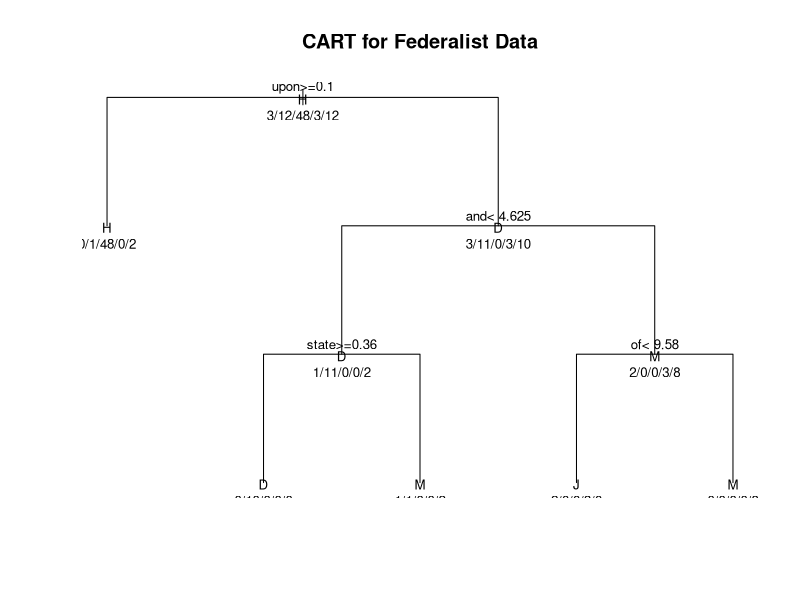
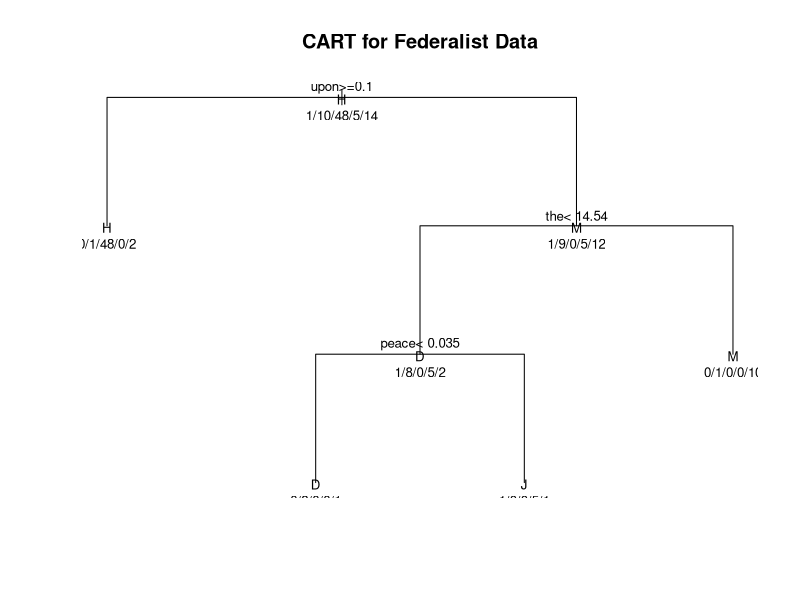
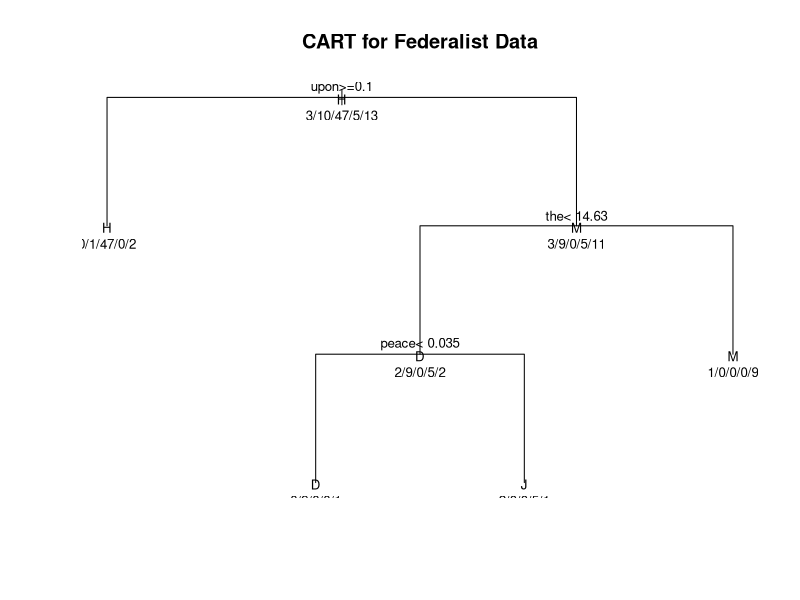
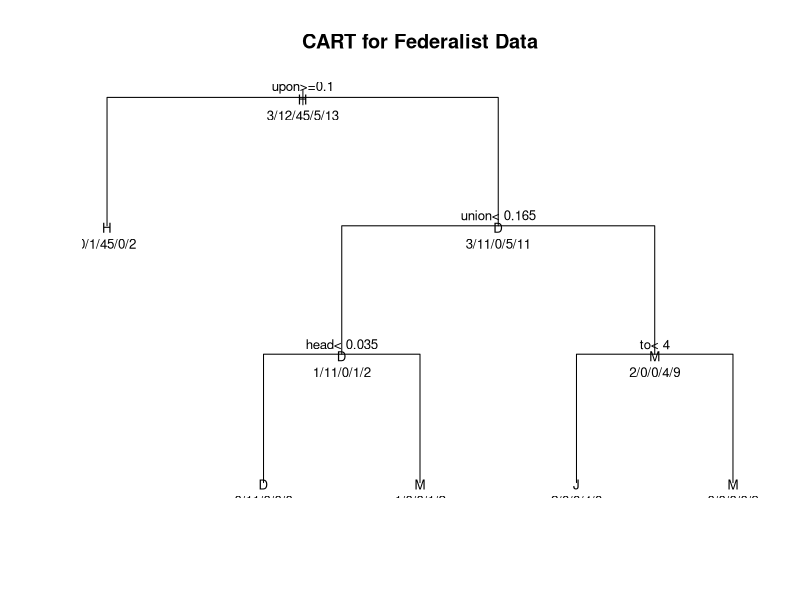
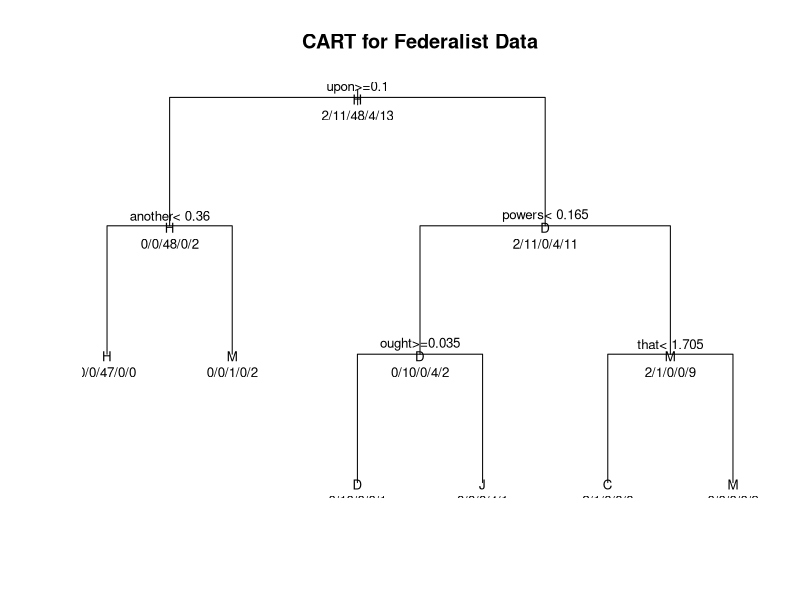
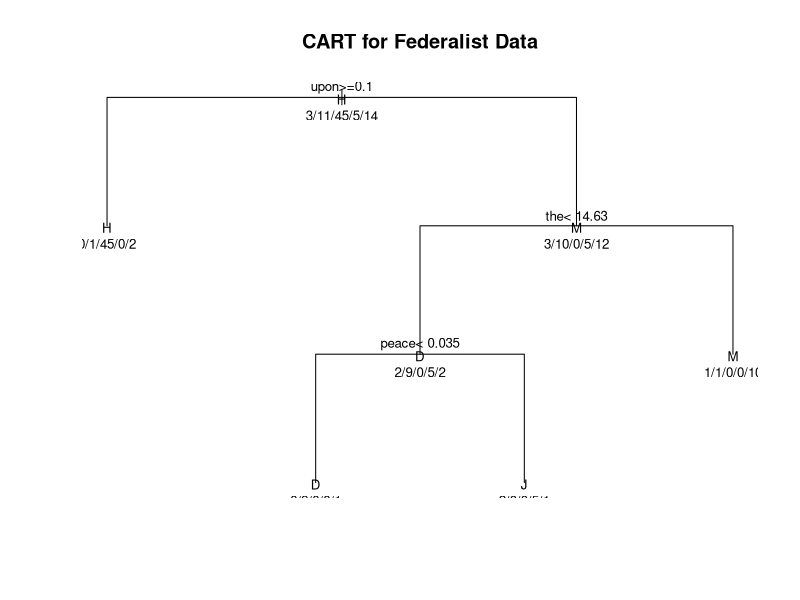
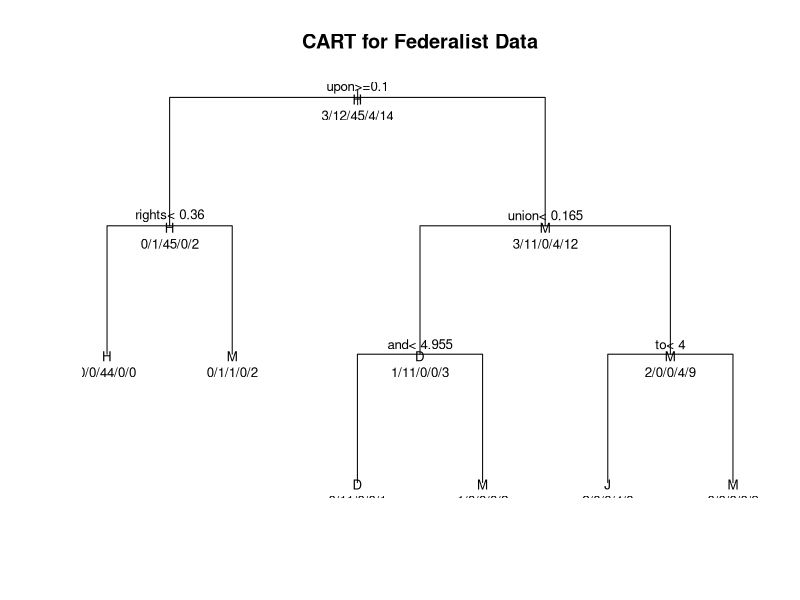
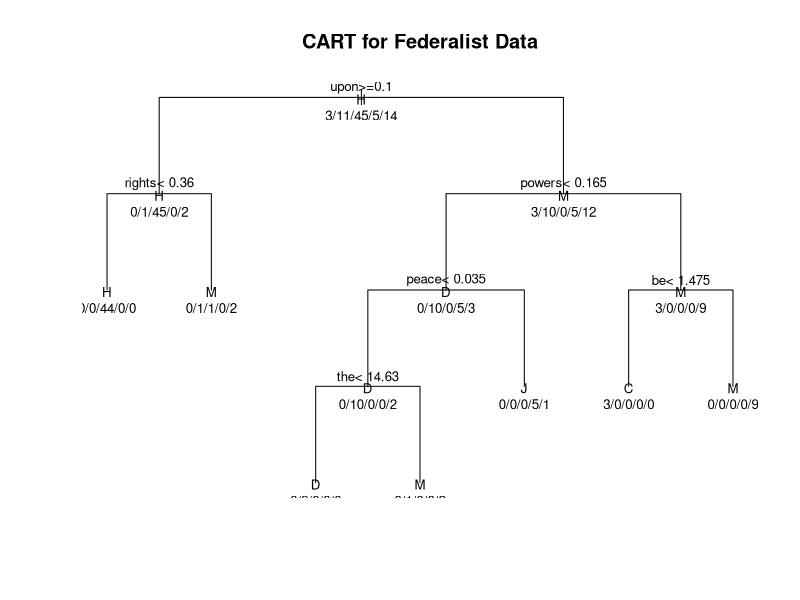

Generate these figures, in order, with R:
library(rpart)								#include the rpart library

set.seed(as.integer(Sys.time()))					#set the seed for a random generator using the current time
#indata <- read.csv("oneLetter_Fed.csv", header=FALSE)			#read the input file into indata
indata <- read.csv("oneLetter_Fed.csv", header=TRUE)			#read the input file into indata
#indata <- read.csv("formatted_federalist.csv", header=FALSE)		#read the input file into indata
rand <- sample(nrow(indata))						#generate a random order for indata's rows
indata <- indata[rand,]							#scramble indata based on this random order
classData <- indata[1]							#store a mapping between classifications and original line numbers or row names(classData is a data frame)

minimumSplit <- 10							#set the minSplit to be 10
minimumBucket <- minimumSplit/3						#minBucket will be 3

k <- 10									#use 10 folds for validation
numElems <- nrow(indata)/k						#find the size of each fold
valid <- 0								#initialize valid to be 0
for(i in 1:k)	#loop once for each fold
{
	testData <- indata[(i*numElems-numElems+1):(i*numElems), ]	#pull out the test fold
	modelData <- indata[1:(i*numElems-numElems+1) , ]		#pull out everything before the test data for the model
	temp <- indata[(i*numElems):nrow(indata), ]			#pull out everything after the test data
	modelData <- rbind(modelData, temp)				#     and put it in the model

	#create the model using modelData
	#fit <- rpart(V1 ~ ., method="class", data=modelData, control=rpart.control(minsplit = minimumSplit, minBucket = minimumBucket) )
	fit <- rpart(author ~ ., method="class", data=modelData, control=rpart.control(minsplit = minimumSplit, minBucket = minimumBucket) )
	plot(fit, uniform=TRUE, main="CART for Federalist Data")	#plot the model
	text(fit, use.n=TRUE, all=TRUE, cex=.8)				#make it look a bit nicer
	post(fit, file="tree.ps", title="CART for Federalist Data")	#output a file of the plot

	preds <- predict(fit, testData)					#predict classifications for the test data
	predFrame <- as.data.frame(preds)				#store it in a data frame
	predCols <- colnames(predFrame)					#get the possible predicted values
	corCount <- 0							#initialize the number correct to 0
	wrongCount <- 0							#initialize the number correct to 0
	print("--- Test ---------------------------------------")
	for(j in 1:nrow(predFrame))					#loop over each prediction
	{
		rowNum <- row.names(predFrame[j, ])			#find the row name
		maxCol <- which.max(predFrame[j,])			#find which value the instance was predicted to be

		#print(classData[rowNum,])
		#print(predCols[maxCol])
		#readline()

		if(classData[rowNum,] == predCols[maxCol])		#if the predicted value matches the actual classification
		{
			corCount <- corCount + 1				#update the correct count
		}
		else
		{
			wrongCount <- wrongCount + 1
			msg <- paste("WRONG(actual:pred) - [", rowNum, classData[rowNum,],"] - ", predCols[maxCol], sep=" ")
			print(msg)
		}
	
	}

	print(sprintf("Number correct is: %2d", corCount)); 
	print(sprintf("Number wrong is: %2d",   wrongCount)); 
	corCount <- corCount / (corCount+wrongCount)			#calculate the average correct for this fold
	print(sprintf("Percent correct is %3.2f", corCount*100)); 
	print("------------------------------------------------")
	readline("Pause...")

	valid <- valid + corCount					#add it to valid
}

valid <- valid / k			#calculate the average correctness of all folds
print(valid)				#print it out
